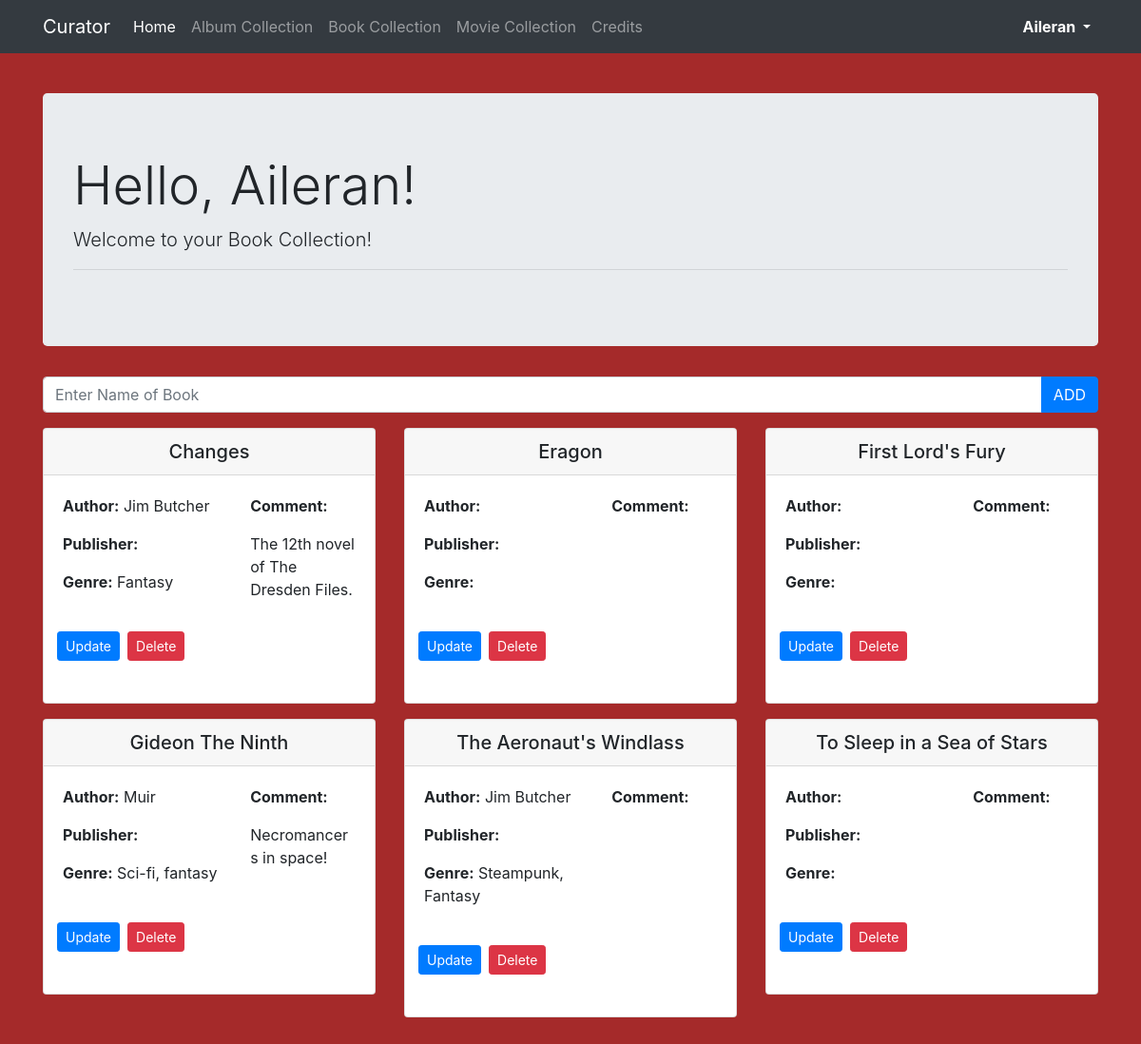
Page /library/book/ (signed in) on the earlier database version.
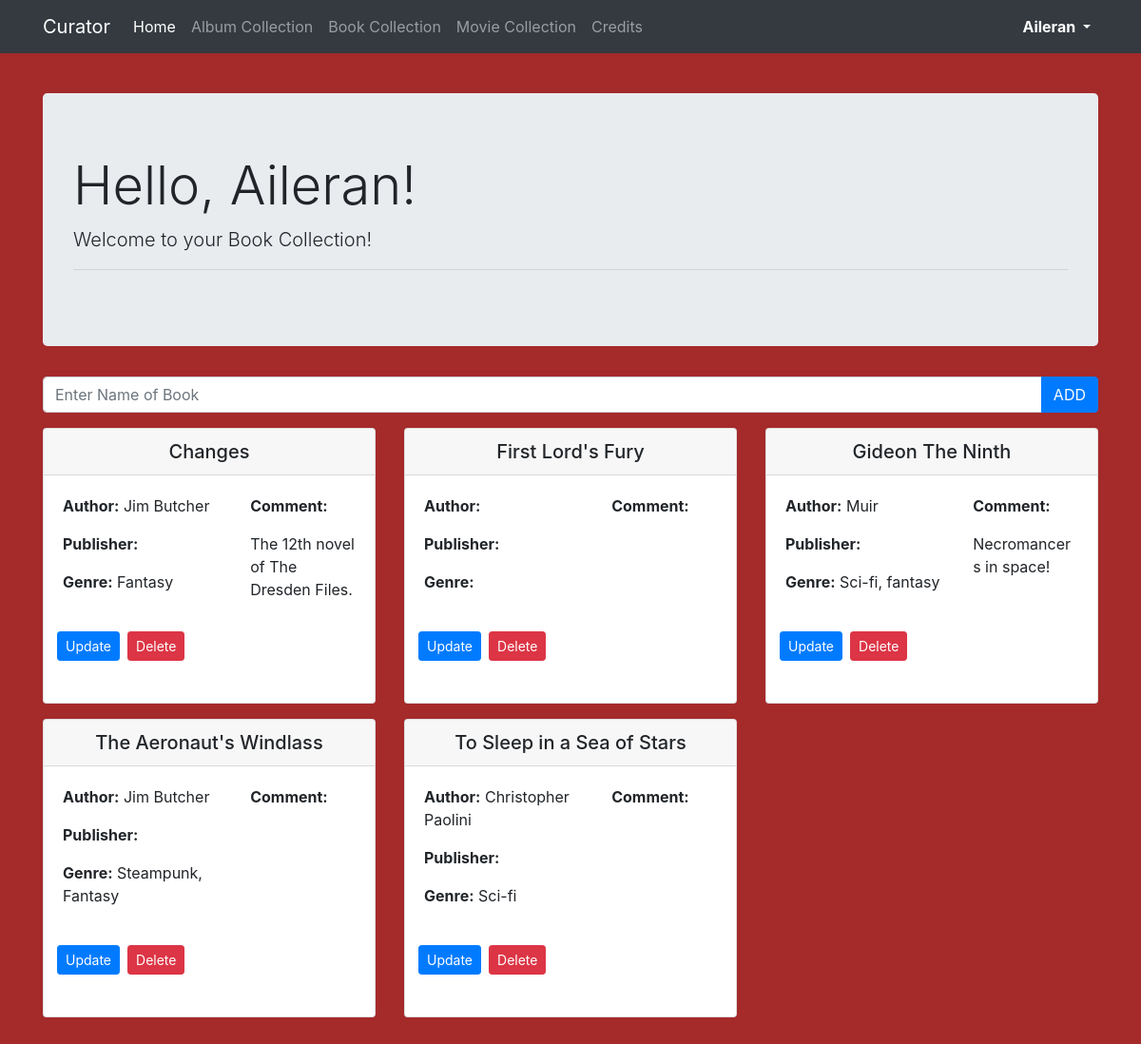
Same page on the later database version.
### library/models.py (models this page shows, shortened)
class Book(models.Model):
    title = models.CharField(max_length=60)
    author = models.CharField(max_length=60, blank=True)
    publisher = models.CharField(max_length=60, blank=True)
    genre = models.CharField(max_length=60, blank=True)
    date_added = models.DateField(auto_now_add=True)
    comment = models.TextField(blank=True)
    owner = models.CharField(max_length=150, blank=True)

### library/views.py (the view)
# urls.py: path('book/', views.book, name='book'),
def book(request):
    user = User.objects.get(username=request.user.username)
    user_books = Book.objects.filter(owner=user).order_by('title')
    return render(request, 'library/book_collection.html', {"Books": user_books})

### templates/library/book_collection.html (shortened to what this page needs)
{% extends 'library/base.html' %}
{% block body %}
    <div class="jumbotron">
        <h1 class="display-4 text-capitalize">Hello, {{user.username}}!</h1>
        <p class="lead">Welcome to your Book Collection!</p>
        <hr>
    </div>
    <div>
        <form action="{%  url 'add_book' %}" method="post">
            <div class="input-group mb-3">
                <input type="text" class="form-control" placeholder="Enter Name of Book" name="title" required aria-label="title">
                <div class="input-group-append">
                    <button id="Play_Button" class="btn btn-primary" type="submit">ADD</button>
                </div>
            </div>
        </form>
    </div>
    <div class="row justify-content-left">
        {% for Book in Books %}
            <div class="col-md-6 col-xl-4 mb-3">
                <div class="card">
                    <h5 class="card-header text-center">{{Book.title}}</h5>
                    <div class="row card-body">
                        <div class="col-md-7 mb-3">
                            <p class="card-text"><b>Author:</b> {{Book.author}}</p>
                            <p class="card-text"><b>Publisher:</b> {{Book.publisher}}</p>
                            <p class="card-text"><b>Genre:</b> {{Book.genre}}</p>
                        </div>
                        <div class="col-md-5">
                            <p><b>Comment:</b></p>
                            <p class="card-text"> {{Book.comment}}</p>
                        </div>
                        <div class="row card-body">
                            <a class="btn btn-primary btn-sm m-1" href="{% url 'update_book' Book.id %}"> Update</a>
                            <a class="btn btn-danger btn-sm m-1" href="{% url 'delete_book' Book.id %}"> Delete</a>
                        </div>
                    </div>
                </div>
            </div>
        {% endfor %}
    </div>
{% endblock %}

Differences in the rows shown:
removed Book: title "Eragon"
changed Book "To Sleep in a Sea of Stars": author (not shown) → "Christopher Paolini"; genre (not shown) → "Sci-fi"
